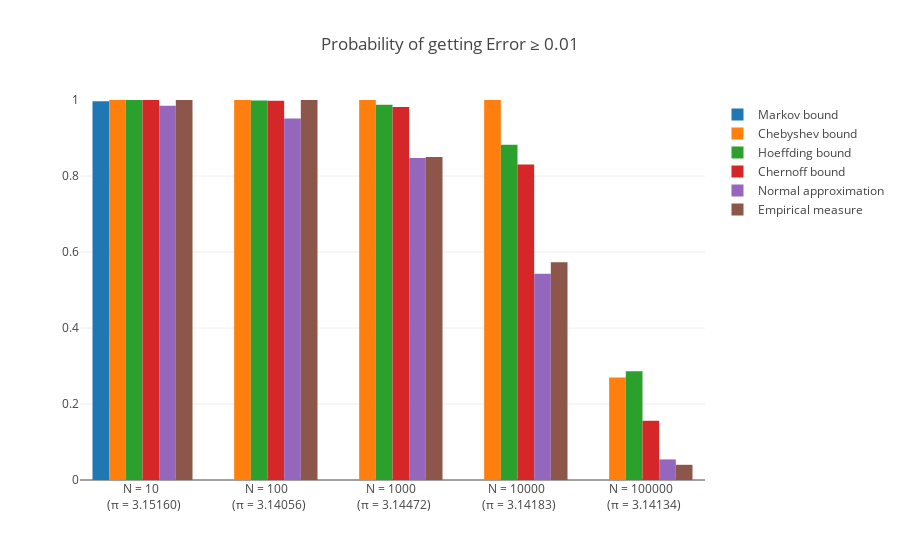

The cell this chart's notebook holds for it:
### Code cell
# Define formulas for bounds
dkl = lambda p, q: p*np.log(p/q) + (1-p)*np.log((1-p)/(1-q))
markov_bound = lambda err: np.pi/(np.pi + err)
cheb_bound   = lambda err, n: VARIANCE/(n * err**2)  
chern_bound  = lambda err, n: np.exp(-n*dkl((np.pi + err)/4, np.pi/4))
hoeff_bound  = lambda err, n: np.exp(-n*err**2/8) 

def p_error_normal(err, N):
    """Returns the probability of having deviations >= err for a normal distribution."""
    z = err/(np.sqrt(VARIANCE/N))  # normalize z-score
  
    return 1 - erf(z/np.sqrt(2))


# Plot a comparison between different bounds, the normal approximation and the empirical 
data = [
    Bar(x=x, y=[markov_bound(MAX_ERROR)], name="Markov bound"),
    Bar(x=x, y=[cheb_bound(MAX_ERROR, N) for N in Ns], name="Chebyshev bound"),
    Bar(x=x, y=[hoeff_bound(MAX_ERROR, N) for N in Ns], name="Hoeffding bound"),
    Bar(x=x, y=[chern_bound(MAX_ERROR, N) for N in Ns], name="Chernoff bound"),
    Bar(x=x, y=[p_error_normal(MAX_ERROR, N) for N in Ns], name="Normal approximation"),
    Bar(x=x, y=p_error, name="Empirical measure")
]

lyt = Layout(
    title="Probability of getting Error ≥ {}".format(MAX_ERROR),
    yaxis=dict(range=(0, 1))
)

py.iplot(Figure(data=data, layout=lyt))

### Figure 1 — Plotly figure (JSON) as saved in the notebook; plotly's stock layout.template omitted (floating-point values rounded to 4 significant figures)
{"data": [{"name": "Markov bound", "type": "bar", "x": ["N = 10 <br> (π = 3.15160)", "N = 100 <br> (π = 3.14056)", "N = 1000 <br> (π = 3.14472)", "N = 10000 <br> (π = 3.14183)", "N = 100000 <br> (π = 3.14134)"], "y": [0.9968]}, {"name": "Chebyshev bound", "type": "bar", "x": ["N = 10 <br> (π = 3.15160)", "N = 100 <br> (π = 3.14056)", "N = 1000 <br> (π = 3.14472)", "N = 10000 <br> (π = 3.14183)", "N = 100000 <br> (π = 3.14134)"], "y": [2697.0, 269.7, 26.97, 2.697, 0.2697]}, {"name": "Hoeffding bound", "type": "bar", "x": ["N = 10 <br> (π = 3.15160)", "N = 100 <br> (π = 3.14056)", "N = 1000 <br> (π = 3.14472)", "N = 10000 <br> (π = 3.14183)", "N = 100000 <br> (π = 3.14134)"], "y": [0.9999, 0.9988, 0.9876, 0.8825, 0.2865]}, {"name": "Chernoff bound", "type": "bar", "x": ["N = 10 <br> (π = 3.15160)", "N = 100 <br> (π = 3.14056)", "N = 1000 <br> (π = 3.14472)", "N = 10000 <br> (π = 3.14183)", "N = 100000 <br> (π = 3.14134)"], "y": [0.9998, 0.9981, 0.9816, 0.8303, 0.1558]}, {"name": "Normal approximation", "type": "bar", "x": ["N = 10 <br> (π = 3.15160)", "N = 100 <br> (π = 3.14056)", "N = 1000 <br> (π = 3.14472)", "N = 10000 <br> (π = 3.14183)", "N = 100000 <br> (π = 3.14134)"], "y": [0.9846, 0.9514, 0.8473, 0.5426, 0.05415]}, {"name": "Empirical measure", "type": "bar", "x": ["N = 10 <br> (π = 3.15160)", "N = 100 <br> (π = 3.14056)", "N = 1000 <br> (π = 3.14472)", "N = 10000 <br> (π = 3.14183)", "N = 100000 <br> (π = 3.14134)"], "y": [1, 1, 0.85, 0.573, 0.04]}], "layout": {"title": "Probability of getting Error ≥ 0.01", "yaxis": {"range": [0, 1]}}}
